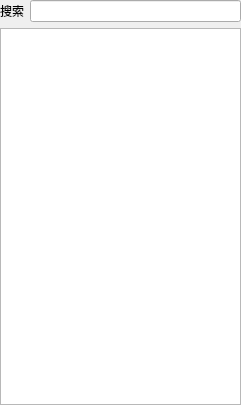
<?xml version="1.0" encoding="UTF-8"?>
<ui version="4.0">
 <class>BucketsWidget</class>
 <widget class="QWidget" name="BucketsWidget">
  <property name="geometry">
   <rect>
    <x>0</x>
    <y>0</y>
    <width>241</width>
    <height>405</height>
   </rect>
  </property>
  <property name="windowTitle">
   <string>Form</string>
  </property>
  <layout class="QVBoxLayout" name="verticalLayout">
   <property name="leftMargin">
    <number>0</number>
   </property>
   <property name="topMargin">
    <number>0</number>
   </property>
   <property name="rightMargin">
    <number>0</number>
   </property>
   <property name="bottomMargin">
    <number>0</number>
   </property>
   <item>
    <layout class="QHBoxLayout" name="horizontalLayout">
     <item>
      <widget class="QLabel" name="label">
       <property name="text">
        <string>搜索</string>
       </property>
      </widget>
     </item>
     <item>
      <widget class="ComboLine" name="lineEdit"/>
     </item>
    </layout>
   </item>
   <item>
    <widget class="QListView" name="listView"/>
   </item>
  </layout>
 </widget>
 <customwidgets>
  <customwidget>
   <class>ComboLine</class>
   <extends>QLineEdit</extends>
   <header>src/fend/uicommon/comboline.h</header>
  </customwidget>
 </customwidgets>
 <resources/>
 <connections/>
</ui>
